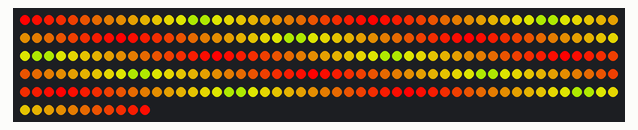
This sketch was run on a simulated Arduino Uno, built with avr-gcc and run on an emulated ATmega328P. On the bench: 261 RGB LEDs in strip order, left to right, continuing on the next row. Random numbers use the default seed unless the sketch sets one.

Above: at 0.06 s.
At 4.86 s:
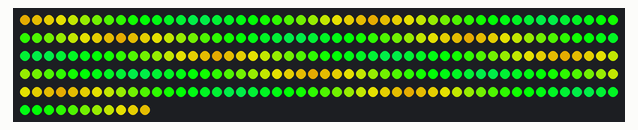
At 9.96 s:
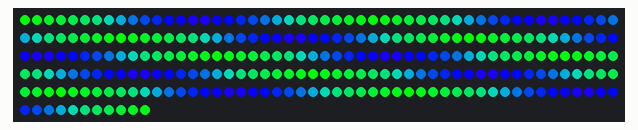
At 20.06 s:
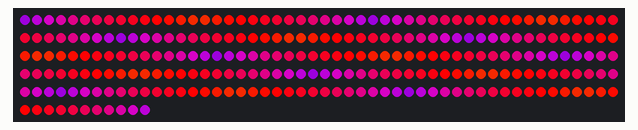
At 28.66 s:
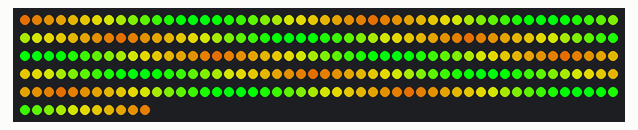
At 39.76 s:
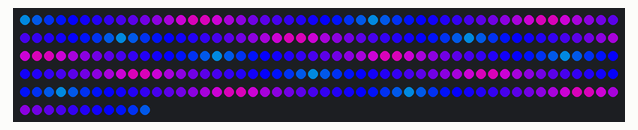

The sketch:

magiclamp_arduino.ino
```cpp
#include <FastLED.h>

#define NUM_LEDS 261
#define DATA_PIN 6

#define COLUMNS 18
#define COUNT_A 15
#define COUNT_B 14
#define COUNT_AB 29
#define initblack
#define SERIAL_BUFFER_SIZE 8

CRGB leds[NUM_LEDS];
unsigned long nextUpdate = 0;

void setup() {
  //TIMSK0 = 1; // turn off timer0 for lower jitter

       FastLED.addLeds<NEOPIXEL, DATA_PIN>(leds, NUM_LEDS);
       FastLED.setBrightness( 255 );
       Serial.begin(9600);

       //initGraph();
       //testGetRel();
}

void loop() {
   //bubbles();
   rainbow();
   //star();
}
```

Bubble.cpp
```cpp
/*
 * Bubble.cpp
 *
 *  Created on: Jul 1, 2018
 *      Author: tf
 */

#include "Bubble.h"
#include "Graph.h"

Bubble::Bubble(int _actualPixel, byte _speed, byte _maxValue) {
	actualPixel = _actualPixel;
	speed = _speed;
	maxValue = _maxValue;
}

Bubble::Bubble() {}

bool Bubble::update() {
	actualValue = min(actualValue + speed, maxValue);
	lastValue = max(lastValue - (speed/2), 0);

	return actualValue == maxValue;
}
```

Bubble.h
```cpp
/*
 * Bubble.h
 *
 *  Created on: Jul 1, 2018
 *      Author: tf
 */

#ifndef BUBBLE_H_
#define BUBBLE_H_
#include <FastLED.h>

class Bubble {
public:
	Bubble(int actualPixel, byte speed, byte maxValue);
	Bubble();
	/**
	 * returns true if actualValue reached maxValue
	 */
	bool update();

	int actualPixel;
	int lastPixel;
	byte speed;
	byte maxValue;
	byte actualValue;
	byte lastValue;
};

#endif /* BUBBLE_H_ */
```

BubbleEffect.cpp
```cpp
#ifndef BUBBLEEFFECT_CPP
#define BUBBLEEFFECT_CPP

#include "Graph.h"
#include "BubbleEffect.h"
#include "Const.h"
#include "Arduino.h"
#include "Effect.h"
#include <FastLED.h>

#define NUM_BUBBLES 5

class BubbleEffect: public Effect {
private:
	Graph graph;

	CRGB *leds;

	struct Bubble {
		int pixel = random(NUM_LEDS - 1);
		int targetValue = random(50, 255);
		int speed;
		CHSV color = CHSV(random(255), 255, 0);
	};

	Bubble bubbleArr[NUM_BUBBLES];
	byte *_directions;
	byte _directionsLength;

	void updateBubble(int index) {
		Bubble *actual = &bubbleArr[index];
		if (actual->color.value >= actual->targetValue) {
			int dir = random8(_directionsLength);
			dir = _directions[dir];
			actual->pixel = graph.getRel(actual->pixel, dir);
			actual->color.value = 0;
		} else {
			actual->color.value = min(
					actual->color.value
							+ ((actual->targetValue * actual->speed) / 100),
					actual->targetValue);
		}

		leds[actual->pixel] = actual->color;
	}

public:
	BubbleEffect(CRGB *_leds, int minSpeed, int maxSpeed, byte directions[],
			byte directionsLength) {
		_directions = directions;
		_directionsLength = directionsLength;
		leds = _leds;

#ifdef debug
		minSpeed *=2;
		maxSpeed *=2;
#endif

		for (int i = 0; i < NUM_BUBBLES; i++) {
			bubbleArr[i] = Bubble();
			bubbleArr[i].speed = random(minSpeed, maxSpeed);
		}
	}

	void init() {
	}

	void update() {
		long time = millis();
		fadeToBlackBy(leds, NUM_LEDS, 10);
#ifdef debug
		Serial.print("black");
		Serial.println(millis() - time);
#endif

		time = millis();
		for (int i = 0; i < NUM_BUBBLES; i++) {
			this->updateBubble(i);
		}
#ifdef debug
		Serial.print("bubbles");
		Serial.println(millis() - time);
#endif

		FastLED.show();

	}
};
#endif
```

BubbleEffect.h
```cpp
/*
 * Bubbles.h
 *
 *  Created on: Jun 24, 2018
 *      Author: tf
 */

#ifdef BUBBLEEFFECT_H_
#define BUBBLEEFFECT_H_

#include "Effect.h"
#include <FastLED.h>

class BubbleEffect : public Effect {
public:
	BubbleEffect(int minSpeed, int maxSpeed, byte directions[], byte directionsLength);
	void update();
private:
	void updateBubble(int index);
};


#endif /* BUBBLEEFFECT_H_ */
```

Effect.h
```cpp
/*
 * Effect.h
 *
 *  Created on: Jun 24, 2018
 *      Author: tf
 */

#ifndef EFFECT_H_
#define EFFECT_H_

class Effect {
public:
	virtual ~Effect() {}
	virtual void init() = 0;
	virtual void update();
};


#endif /* EFFECT_H_ */
```

Graph.cpp
```cpp
#include "Graph.h"
#include "Const.h"

Graph::Graph() {}

int Graph::getRel(int actual, byte dir) {
 return pgm_read_word(&REL_POS[actual][dir]);
}

int Graph::getX(int actual) {
 return pgm_read_word(&XY[actual][0]);
}

int Graph::getY(int actual) {
 return pgm_read_word(&XY[actual][1]);
}

int Graph::getBottomLed(int actual) {
 return pgm_read_word(&BOTTOM_LEDS[actual]);
}

int Graph::getTopLed(int actual) {
 return pgm_read_word(&TOP_LEDS[actual]);
}

#ifdef xxx
void testGetRel() {
  int actual = 11;

  int myActual = actual;

  for (int i=0; i<5; i++) {
    myActual = getRel(myActual, 0);
    leds[myActual] = CRGB::White;
  }

  myActual = actual;
  for (int i=0; i<5; i++) {
    myActual = getRel(myActual, 4);
    leds[myActual] = CRGB::White;
  }

  myActual = actual;
  for (int i=0; i<5; i++) {
    myActual = getRel(myActual, 1);
    leds[myActual] = CRGB::Blue;
  }

  myActual = actual;
  for (int i=0; i<5; i++) {
    myActual = getRel(myActual, 3);
    leds[myActual] = CRGB::Red;
  }

  myActual = actual;
  for (int i=0; i<5; i++) {
    myActual = getRel(myActual, 5);
    leds[myActual] = CRGB::Blue;
  }

  myActual = actual;
  for (int i=0; i<5; i++) {
    myActual = getRel(myActual, 7);
    leds[myActual] = CRGB::Red;
  }

  myActual = actual;
  for (int i=0; i<5; i++) {
    myActual = getRel(myActual, 2);
    leds[myActual] = CRGB::Yellow;
  }

  myActual = actual;
  for (int i=0; i<5; i++) {
    myActual = getRel(myActual, 6);
    leds[myActual] = CRGB::Yellow;
  }

  FastLED.show();
}
#endif

#ifdef xxx
void init() {
  delay(2000);
  Serial.println(F("-"));
  Serial.println(F("-"));
  for (int i=0; i<NUM_LEDS; i++) {
    if (i!=0) {
      Serial.print(",");
    }
    Serial.print("{");
    for (byte k=0; k<8; k++) {
      if (k!=0) {
        Serial.print(",");
      }
      Serial.print(_getRel(i, k));
    }
    Serial.println("}");
  }
}
#endif


#ifdef xxx
int _getRel(int actual, byte dir) {
  boolean isA = true;
  int remainder = actual;
  while (true) {
     if ((isA && remainder <= COUNT_A-1) || (!isA && remainder <= COUNT_B-1)) {
       break;
     }
     if (isA) {
       remainder -= COUNT_A;
       isA = false;
     } else {
       remainder -= COUNT_B;
       isA = true;
     }
  }

  if (dir==0 || dir==1 || dir==7) {
    if (isA && remainder == 0) {
     remainder = COUNT_A -1;
     actual = actual + COUNT_A -1;
    }
  } else if (dir==3 || dir==4 || dir==5) {
    if (isA && remainder == COUNT_A-1) {
     remainder = 0;
     actual = actual - COUNT_A;
    }
  }

  int ret = -1;

  if (dir==0) {
    if (isA) {
      ret = actual-1;
    } else {
      ret = actual+1;
    }
  } else if (dir==4) {
    if (isA) {
      ret = actual+1;
    } else {
      ret = actual-1;
    }
  } else if (dir==1) {
    if (isA) {
      ret = actual+COUNT_A+COUNT_B-(2*remainder);
    } else {
      ret = actual+(2*(COUNT_B-remainder))-1;
    }
  } else if (dir==3) {
    if (isA) {
      ret = actual+COUNT_A+COUNT_B-(2*remainder)-1;
    } else {
      ret = actual+(2*(COUNT_B-remainder));
    }
  } else if (dir==5) {
    if (isA) {
      ret = actual-((2*remainder)+1);
    } else {
      ret = actual-COUNT_A+COUNT_B-(2*remainder);
    }
  } else if (dir==7) {
    if (isA) {
      ret = actual-((2*remainder));
    } else {
      ret = actual-COUNT_A+COUNT_B-(2*remainder)-1;
    }
  } else if (dir==2) {
    ret = actual + COUNT_A + COUNT_B;
  } else if (dir==6) {
    ret = actual - (COUNT_A + COUNT_B);
  }

  if (ret<0) {
    ret = (NUM_LEDS) + ret;
  }

  return ret % NUM_LEDS;
}
#endif
```

Graph.h
```cpp
#ifndef Graph_h
#define Graph_h

#include "Arduino.h"

class Graph {
	public:
		Graph();
		int getRel(int actual, byte dir);
		int getX(int actual);
		int getY(int actual);
		int getBottomLed(int actual);
		int getTopLed(int actual);
};

#endif
```

ImageEffect.cpp
```cpp
#include "Graph.h"
#include "ImageEffect.h"
#include "Const.h"
#include "Arduino.h"
#include <FastLED.h>
#include "imagesX.h"

ImageEffect::ImageEffect(CRGB *leds) {
	_leds = leds;
}

void ImageEffect::update() {
	int image = 2;
	int offsetX  = sin8(millis() / 50) / 2;
	int offsetY  = sin8(millis() / 50) / 2;

	int realOffsetX = offsetX / 10;
	int remainderX = offsetX % 10;
	int realOffsetY = offsetY / 10;
	int remainderY = offsetY % 10;

	for (int i = 0; i < NUM_LEDS; i++) {
		uint32_t index1 = (((realOffsetX + graph.getX(i))     % IMAGE_WIDTH) * scale) + ((((realOffsetY + graph.getY(i)))    % IMAGE_HEIGHT) * scale) * IMAGE_WIDTH;
		uint8_t color1 = pgm_read_word(&image_data_images[image][index1]);
		uint32_t index2 = (((realOffsetX + graph.getX(i))     % IMAGE_WIDTH) * scale) + ((((1+ realOffsetY + graph.getY(i))) % IMAGE_HEIGHT) * scale) * IMAGE_WIDTH;
		uint8_t color2 = pgm_read_word(&image_data_images[image][index2]);
		uint32_t index4 = (((1 + realOffsetX + graph.getX(i)) % IMAGE_WIDTH) * scale) + ((((realOffsetY + graph.getY(i)))    % IMAGE_HEIGHT) * scale) * IMAGE_WIDTH;
		uint8_t color4 = pgm_read_word(&image_data_images[image][index4]);

		uint32_t color = (((10 - remainderX) * color1)
				+ remainderX * color4
				+ remainderY * color2
				+ (10 - remainderY) * color1) / 40;

		//index1 = (((realOffsetX + graph.getX(i)))) + ((((realOffsetY + graph.getY(i))))) * (IMAGE_WIDTH);
		//color = pgm_read_word(&image_data_images[image][index1]);


/*
		Serial.print(i);
		Serial.print(" - ");
		Serial.println(color);*/
		_leds[i] = CHSV(128, 255, color);
	}


	FastLED.show();
}

void ImageEffect::init() {


	Serial.println("---");
	for (int i = 0; i< COLUMNS; i++) {
		for (int k = 0; k<COUNT_A * 2; k++) {
			//Serial.print(image[i][k]);
		}
		//Serial.println("---");
	}
}
```

ImageEffect.h
```cpp
/*
 * StarEffect.h
 *
 *  Created on: Jun 25, 2018
 *      Author: tf
 */

#ifndef IMAGEEFFECT_H_
#define IMAGEEFFECT_H_


#include "Effect.h"
#include <FastLED.h>
#include "Const.h"

class ImageEffect: public Effect {
public:
	ImageEffect(CRGB *leds);
	virtual void update();
	virtual void init();
private:
	CRGB *_leds;
	Graph graph;
	uint8_t scale = 1;
};


#endif
```

RainbowEffect.cpp
```cpp
#include "Graph.h"
#include "RainbowEffect.h"
#include "Const.h"
#include "Arduino.h"
#include <FastLED.h>

RainbowEffect::RainbowEffect(CRGB *leds) {
	_leds = leds;
}

void RainbowEffect::update() {
	int startHue = (millis() / 100) % 255;
	int hueDelta = 5;
	for (int i = 0; i < COLUMNS / 2; i++) {
		fill_rainbow(&leds[i * (COUNT_A + COUNT_B)], COUNT_A, startHue, 5);
		fill_rainbow(&leds[i * (COUNT_A + COUNT_B) + COUNT_A], COUNT_B,
				startHue + (hueDelta * COUNT_B), -5);
	}
	FastLED.show();
}

void RainbowEffect::init() {}
```

RainbowEffect.h
```cpp
/*
 * Rainbow.h
 *
 *  Created on: Jun 24, 2018
 *      Author: tf
 */

#ifndef RAINBOWEFFECT_H_
#define RAINBOWEFFECT_H_

#include "Effect.h"
#include <FastLED.h>

class RainbowEffect: public Effect {
public:
	RainbowEffect(CRGB *leds);
	virtual void update();
	virtual void init();
private:
	CRGB *_leds;
};

#endif /* RAINBOWEFFECT_H_ */
```

RippleEffect.cpp
```cpp
#include "Graph.h"
#include "RippleEffect.h"
#include "Const.h"
#include "Arduino.h"
#include <FastLED.h>


RippleEffect::RippleEffect(CRGB *leds) {
	_leds = leds;
}

void RippleEffect::update() {
	for (int i = 0; i < NUM_LEDS; i++) {;
		uint8_t y = graph.getY(i);

		int yoffset = scale * y;

		uint8_t noise = inoise8(y + yoffset, z);
		_leds[i] = CHSV(128,255,noise);
	}

	z += speed;

	FastLED.show();
}

void RippleEffect::init() {
	  y = random16();
	  z = random16();
}
```

RippleEffect.h
```cpp
/*
 * StarEffect.h
 *
 *  Created on: Jun 25, 2018
 *      Author: tf
 */

#ifndef RIPPLEEFFECT_H_
#define RIPPLEEFFECT_H_


#include "Effect.h"
#include <FastLED.h>

class RippleEffect: public Effect {
public:
	RippleEffect(CRGB *leds);
	virtual void update();
	virtual void init();
private:
	CRGB *_leds;
	Graph graph;
	uint16_t speed = 2;
	uint16_t scale = 10;
	uint16_t y;
	uint16_t z;
};


#endif /* RIPPLEEFFECT_H_ */
```

StarEffect.cpp
```cpp
#include "Graph.h"
#include "StarEffect.h"
#include "Const.h"
#include "Arduino.h"
#include <FastLED.h>

StarEffect::StarEffect(CRGB *leds) {
	_leds = leds;
}

void StarEffect::update() {
 if (nextUpdate < millis()) {
    leds[random(NUM_LEDS-1)] = CRGB::White;
    nextUpdate = millis() + random(1000);
  }

  for (int i=0; i<NUM_LEDS; i++) {
   leds[i].fadeToBlackBy(1);
  }

  FastLED.show();
}

void StarEffect::init() {}
```

StarEffect.h
```cpp
/*
 * StarEffect.h
 *
 *  Created on: Jun 25, 2018
 *      Author: tf
 */

#ifndef STAREFFECT_H_
#define STAREFFECT_H_


#include "Effect.h"
#include <FastLED.h>

class StarEffect: public Effect {
public:
	StarEffect(CRGB *leds);
	virtual void update();
	virtual void init();
private:
	CRGB *_leds;
	unsigned long nextUpdate;
};


#endif /* STAREFFECT_H_ */
```

WaterEffect.cpp
```cpp
#include "Graph.h"
#include "WaterEffect.h"
#include "Const.h"
#include "Arduino.h"
#include "Bubble.h"
#include <FastLED.h>

uint32_t nextMove = 0;

WaterEffect::WaterEffect(CRGB *leds) {
	_leds = leds;
}

void WaterEffect::update() {
	float factor = (float) 256 / threshold;
	//Serial.println(factor);

	for (int i = 0; i < NUM_LEDS; i++) {

		uint8_t x = graph.getX(i);
		uint8_t y = graph.getY(i);

		int xoffset = scale * x;
		int yoffset = scale * y;

		uint8_t noise = inoise8(x + xoffset, y + yoffset, z);

		if (mode == WaterEffect::Mode::VAL) {
			noise = max(0, noise - threshold) * factor;
			_leds[i] = CHSV(hue, sat, noise);
		} else if (mode == WaterEffect::Mode::HUE) {
			leds[i] = CHSV(noise, sat, val);
		} else {
			noise = max(0, noise - threshold) * factor;
			leds[i] = CHSV(hue, noise, val);
		}
	}

	z += speed;

	//_leds[bubble[0]] = CRGB::White;

	//bubble[0] = graph.getRel(bubble[0], DIR_U);

	bool updatePixels = false;
	if (millis() > nextMove) {
		nextMove = millis() + 10;
		//updatePixels = true;
	}

	for (int i = 0; i < NUM_BUBBLES; i++) {
		if (updatePixels) {
			bool next = bubbles[i].update();

			if (next) {
				bubbles[i].lastPixel = bubbles[i].actualPixel;
				bubbles[i].lastValue = bubbles[i].actualValue;
				bubbles[i].actualPixel = graph.getRel(bubbles[i].lastPixel,
				DIR_U);
				bubbles[i].actualValue = 0;
			}
		}
		/*
		leds[bubbles[i].lastPixel] = CHSV(128, 255, bubbles[i].lastValue);
		leds[bubbles[i].actualPixel] = CHSV(128, 255, bubbles[i].actualValue);
		*/
		leds[bubbles[i].lastPixel].addToRGB(bubbles[i].lastValue / 10);
		leds[bubbles[i].actualPixel].addToRGB(bubbles[i].actualValue / 10);

	}

	FastLED.show();
}

void WaterEffect::init() {
	x = random16();
	y = random16();
	z = random16();

	for (int i = 0; i < NUM_BUBBLES; i++) {
		bubbles[i].actualPixel = graph.getBottomLed(random8(COLUMNS));
		bubbles[i].speed = random8(1, 10);
		bubbles[i].maxValue = 100;
	}
}
```

WaterEffect.h
```cpp
/*
 * StarEffect.h
 *
 *  Created on: Jun 25, 2018
 *      Author: tf
 */

#ifndef WATEREFFECT_H_
#define WATEREFFECT_H_

#define NUM_BUBBLES 10

#include "Effect.h"
#include "Bubble.h"
#include <FastLED.h>

class WaterEffect: public Effect {
public:
	enum Mode {HUE = 0, SAT = 1, VAL = 2};

	WaterEffect(CRGB *leds);
	virtual void update();
	virtual void init();

	uint16_t hue = 160;
	uint16_t sat = 255;
	uint16_t val = 255;
	uint8_t threshold = 128;
	Mode mode = Mode::VAL;
private:
	CRGB *_leds;
	unsigned long nextUpdate;
	Graph graph;

	uint16_t speed = 5;
	uint16_t scale = 10;
	//uint16_t speed = 5;
	//uint16_t scale = 4011;
	uint16_t x;
	uint16_t y;
	uint16_t z;
	Bubble bubbles[NUM_BUBBLES];
};

#endif /* WATEREFFECT_H_ */
```

fireflies.ino
```cpp

```

rainbow.ino
```cpp
void rainbow() {
  int startHue = (millis() / 100) % 255;
  int hueDelta = 5;
  for (int i=0; i<COLUMNS / 2; i++) {
    fill_rainbow(&leds[i * (COUNT_A + COUNT_B)], COUNT_A, startHue , 5);
    fill_rainbow(&leds[i * (COUNT_A + COUNT_B) + COUNT_A], COUNT_B, startHue + (hueDelta * COUNT_B), -5);
  }
  FastLED.show();
}
```

sloeber.ino.cpp
```cpp
#ifdef __IN_ECLIPSE__
//This is a automatic generated file
//Please do not modify this file
//If you touch this file your change will be overwritten during the next build
//This file has been generated on 2018-07-22 20:54:07

#include "Arduino.h"
#define FASTLED_ALLOW_INTERRUPTS 0
#include <FastLED.h>
#include "Arduino.h"
#include "Graph.h"
#include "Const.h"
#include "BubbleEffect.cpp"
#include "Effect.h"
#include "RainbowEffect.h"
#include "StarEffect.h"
#include "WaterEffect.h"
#include "ImageEffect.h"
#include "RippleEffect.h"

void switchRotated() ;
void switchPressed() ;
void setup() ;
void loop() ;
void startEffect(int effect) ;

#include "magiclamp.ino"

#include "fireflies.ino"
#include "life.ino"

#endif
```

Source omitted: Const.h (data table, 15033 bytes), imagesX.h (data table, 19473 bytes)
